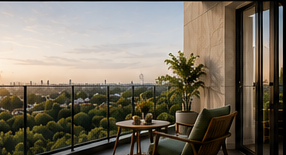
#> input picture assets/cards/source/raw/rooms/balcony.png, 286 x 155 px, given in place of living_room.png, which was not available
$ python _grade.py
#> lines starting #> are read from the running program, lines starting #| are printed output that depends on the picture; pictures that were not available may be replaced by others from this repository, and a replacement may not be noted
#> in run, im is the input picture: PIL image 286x155 RGB; mean R, G, B 121.2, 112.8, 98.8
"""Temporary tool — grade the sliced placeholder cards.

Reads pristine crops from source/raw/{rooms,atmospheres} and writes graded
versions into rooms/ and atmospheres/. Re-runnable (always reads raw), so
grading can be re-tuned without re-slicing.

Grades = global tone/colour only (Pillow). Placeholder-only; final separation
comes with hi-res originals shot to these light signatures.
"""
from PIL import Image, ImageEnhance


def wb(im, rmul, gmul, bmul):
#> called with rmul = 0.98, gmul = 1, bmul = 1.03
    r, g, b = im.split()
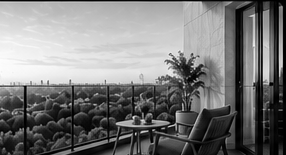
#> r: PIL image 286x155 L; min 0, max 253, mean 121.2
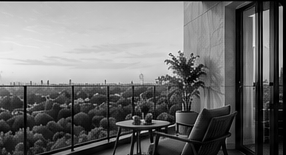
#> g: PIL image 286x155 L; min 0, max 242, mean 112.8
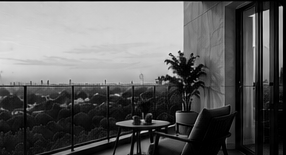
#> b: PIL image 286x155 L; min 0, max 239, mean 98.8
    r = r.point(lambda v: min(255, int(v * rmul)))
    g = g.point(lambda v: min(255, int(v * gmul)))
    b = b.point(lambda v: min(255, int(v * bmul)))
    return Image.merge("RGB", (r, g, b))


def grade(im, bright=1.0, contrast=1.0, color=1.0, rmul=1.0, gmul=1.0, bmul=1.0):
    im = wb(im, rmul, gmul, bmul)
    im = ImageEnhance.Brightness(im).enhance(bright)
    im = ImageEnhance.Contrast(im).enhance(contrast)
    im = ImageEnhance.Color(im).enhance(color)
    return im


# Indoor rooms — neutral / architectural / realistic (kill any warm cast).
INDOOR = ["living_room", "kitchen", "master_bedroom", "bathroom",
          "dining_room", "home_office", "entrance_hall"]
INDOOR_G = dict(bright=1.02, contrast=1.04, color=0.97, rmul=0.98, bmul=1.03)

# Outdoor rooms — natural believable light, not over-cinematic (gentle lift).
OUTDOOR = ["terrace", "balcony", "pool_area", "garden", "house_facade",
           "driveway"]
OUTDOOR_G = dict(bright=1.06, contrast=1.03, color=1.04)

# Atmospheres — distinct light signatures.
ATMO_G = {
    "warm_modern":     dict(bright=1.02, contrast=1.04, color=1.10, rmul=1.09, bmul=0.90),
    "nordic_warmth":   dict(bright=1.06, contrast=1.00, color=1.00, rmul=0.95, bmul=1.11),
    "soft_luxury":     dict(bright=0.80, contrast=1.20, color=1.02, rmul=1.05, bmul=0.97),
    "japandi_calm":    dict(bright=1.07, contrast=0.90, color=0.88, rmul=1.02, bmul=0.99),
    "tropical_escape": dict(bright=1.09, contrast=1.06, color=1.16, rmul=1.03, bmul=1.00),
}


def run():
    for name in INDOOR:
        im = Image.open(f"source/raw/rooms/{name}.png").convert("RGB")
        grade(im, **INDOOR_G).save(f"rooms/{name}.png")
#> pass 2 of the loop in run, `for name in INDOOR:`:
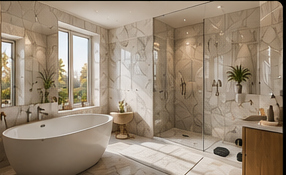
#> input picture assets/cards/source/raw/rooms/bathroom.png, 286 x 175 px, given in place of kitchen.png, which was not available
#> in run, im is the input picture: PIL image 286x175 RGB; mean R, G, B 152.9, 136.2, 117
#> in wb (call 2), `r, g, b = im.split()`:
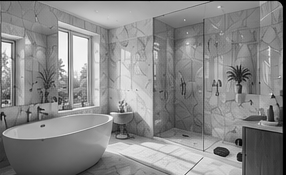
#> g: PIL image 286x175 L; min 0, max 255, mean 136.2
#> in wb (call 2), `r, g, b = im.split()`:
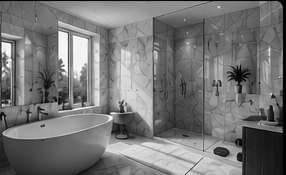
#> b: PIL image 286x175 L; min 0, max 255, mean 117
    for name in OUTDOOR:
        im = Image.open(f"source/raw/rooms/{name}.png").convert("RGB")
        grade(im, **OUTDOOR_G).save(f"rooms/{name}.png")
    for name, g in ATMO_G.items():
        im = Image.open(f"source/raw/atmospheres/{name}.png").convert("RGB")
        grade(im, **g).save(f"atmospheres/{name}.png")
    print("graded rooms(13) + atmospheres(5)")


def sheets():
    # atmosphere comparison sheet
    names = list(ATMO_G)
    ims = [Image.open(f"atmospheres/{n}.png").convert("RGB") for n in names]
    h = 150
    sc = [im.resize((int(im.width * h / im.height), h)) for im in ims]
    W = sum(i.width for i in sc) + (len(sc) + 1) * 8
    sheet = Image.new("RGB", (W, h), (10, 10, 10))
    x = 8
    for i in sc:
        sheet.paste(i, (x, 0)); x += i.width + 8
    sheet.save("source/_atmo_graded.png")

    rn = ["living_room", "kitchen", "bathroom", "terrace", "pool_area", "driveway"]
    ims = [Image.open(f"rooms/{n}.png").convert("RGB") for n in rn]
    sc = [im.resize((int(im.width * h / im.height), h)) for im in ims]
    W = sum(i.width for i in sc) + (len(sc) + 1) * 8
    sheet = Image.new("RGB", (W, h), (10, 10, 10))
    x = 8
    for i in sc:
        sheet.paste(i, (x, 0)); x += i.width + 8
    sheet.save("source/_rooms_graded.png")
    print("wrote check sheets")


if __name__ == "__main__":
#> (the run stopped early here; a loop or call above may not have finished)
